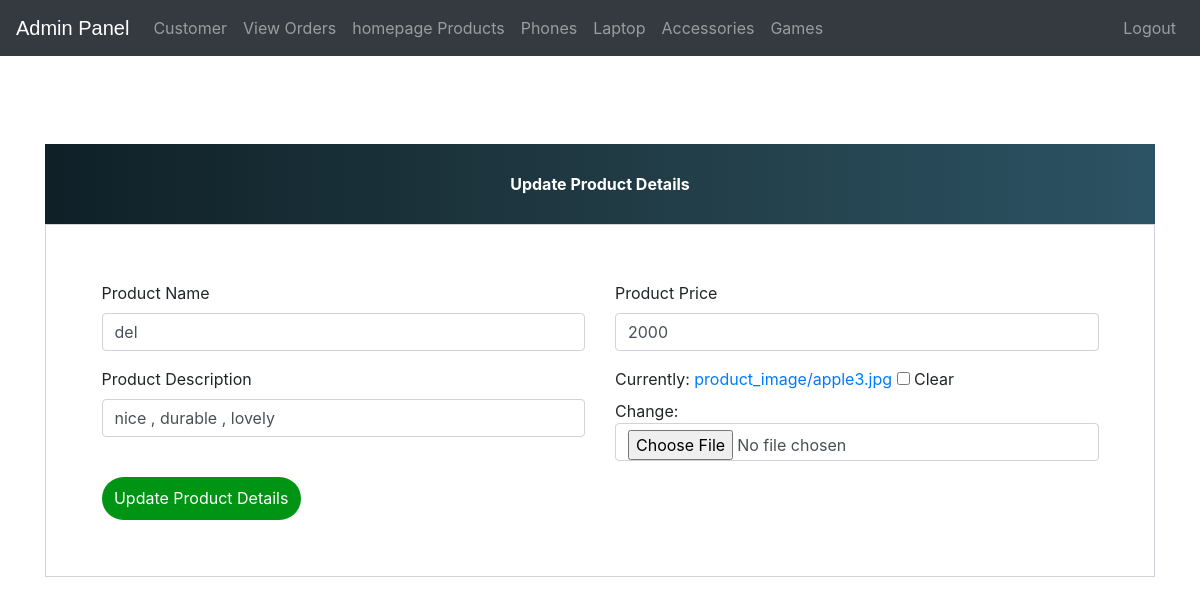
The page /update-product/3 (signed in) on the database its author committed.
### ecom/models.py (models this page shows, shortened)
class Product(models.Model):
    name=models.CharField(max_length=40)
    product_image= models.ImageField(upload_to='product_image/',null=True,blank=True)
    price = models.PositiveIntegerField()
    description=models.CharField(max_length=40)

### ecom/views.py (the view)
# urls.py: path('update-product/<int:pk>', views.update_product_view,name='update-product'),
@login_required(login_url='adminlogin')
def update_product_view(request,pk):
    product=models.Product.objects.get(id=pk)
    productForm=forms.ProductForm(instance=product)
    if request.method=='POST':
        productForm=forms.ProductForm(request.POST,request.FILES,instance=product)
        if productForm.is_valid():
            productForm.save()
            return redirect('admin-products')
    return render(request,'ecom/admin_update_product.html',{'productForm':productForm})

### ecom/forms.py
class ProductForm(forms.ModelForm):
    class Meta:
        model=models.Product
        fields=['name','price','description','product_image']

### templates/ecom/admin_update_product.html (shortened to what this page needs)
{% extends 'ecom/admin_base.html' %}
{% load widget_tweaks %}
{% block content %}
<head>
  <link href="//maxcdn.bootstrapcdn.com/bootstrap/4.1.1/css/bootstrap.min.css" rel="stylesheet" id="bootstrap-css">
</head>
<br><br><br><br><br><br>
<form method="post" enctype="multipart/form-data">
  <div class="container register-form">
    <div class="form">
      <div class="note">
        <p>Update Product Details</p>
      </div>
      <div class="form-content">
        <div class="row">
          <div class="col-md-6">
            <div class="form-group">
              <label for="">Product Name</label>
              {% render_field productForm.name class="form-control" placeholder="Product Name" %}
            </div>
            <div class="form-group">
              <label for="">Product Description</label>
              {% render_field productForm.description class="form-control" placeholder="Description" %}
            </div>
          </div>
          <div class="col-md-6">
            <div class="form-group">
              <label for="">Product Price</label>
              {% render_field productForm.price class="form-control" placeholder="Price" %}
            </div>
            <div class="form-group">
              {% render_field productForm.product_image class="form-control" placeholder="product_image" %}
            </div>
          </div>
        </div>
        <button type="submit" class="btnSubmit">Update Product Details</button>
      </div>
    </div>
  </div>
</form>
{% endblock content %}

### templates/ecom/admin_base.html (style rules this page uses)
p { text-align: center; }

### templates/ecom/admin_update_product.html (style rules this page uses)
a:link { text-decoration: none; }
.note { text-align: center; height: 80px; background: #0F2027; background: -webkit-linear-gradient(to left, #2C5364, #203A43, #0F2027); background: linear-gradient(to left, #2C5364, #203A43, #0F2027); color: #fff; font-weight: bold; line-height: 80px; }
.form-content { padding: 5%; border: 1px solid #ced4da; margin-bottom: 2%; }
.form-control { border-radius: 1.5rem; }
.btnSubmit { border: none; border-radius: 1.5rem; padding: 1%; width: 20%; cursor: pointer; background: #009414; color: #fff; }

### rows shown on the page
Product: name "del", description "nice , durable , lovely", price "2000"
